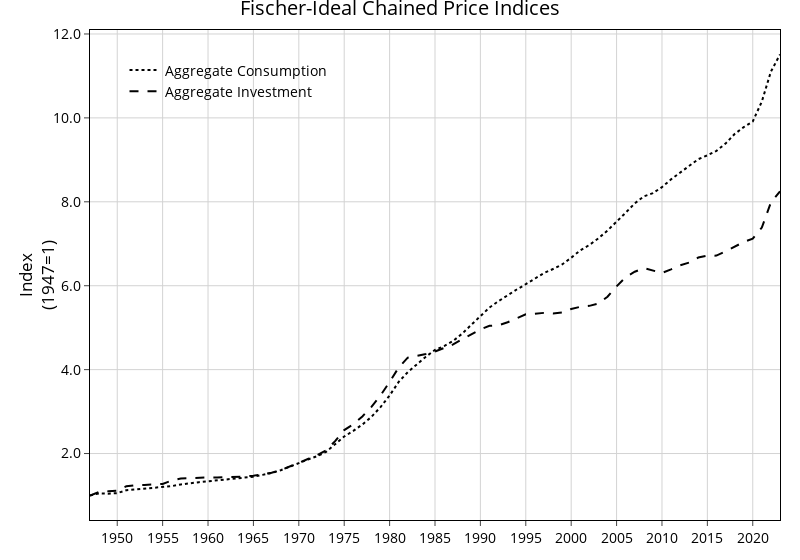

Notebook cell for this chart:
### Markdown cell above
## Plot the relative price of investment and the consumption expenditure share

### Code cell
fig = go.Figure()

fig.add_trace(go.Scatter(
    x       = df_wide["year"], y=df_wide["C_TOT_P"],
    mode    = 'lines',
    name    = "Aggregate Consumption",
    line    = dict(color='black', width=2, dash='dot')
))

fig.add_trace(go.Scatter(
    x       = df_wide["year"], y=df_wide["X_TOT_P"],
    mode    = 'lines',
    name    = "Aggregate Investment",
    line    = dict(color='black', width=2, dash='dash')
))

fig.update_layout(
    title           = "Fischer-Ideal Chained Price Indices",
    yaxis_title     = "Index<br>(1947=1)",
    template        = "none",
    width           = 800
)

apply_standard_plotly_style(fig)

fig.show()

### Figure 1 — Plotly figure (JSON) as saved in the notebook; plotly's stock layout.template omitted (floating-point values rounded to 4 significant figures)
{"data": [{"line": {"color": "black", "dash": "dot", "width": 2}, "mode": "lines", "name": "Aggregate Consumption", "type": "scatter", "x": [1947, 1948, 1949, 1950, 1951, 1952, 1953, 1954, 1955, 1956, 1957, 1958, 1959, 1960, 1961, 1962, 1963, 1964, 1965, 1966, 1967, 1968, 1969, 1970, 1971, 1972, 1973, 1974, 1975, 1976, 1977, 1978, 1979, 1980, 1981, 1982, 1983, 1984, 1985, 1986, 1987, 1988, 1989, 1990, 1991, 1992, 1993, 1994, 1995, 1996, 1997, 1998, 1999, 2000, 2001, 2002, 2003, 2004, 2005, 2006, 2007, 2008, 2009, 2010, 2011, 2012, 2013, 2014, 2015, 2016, 2017, 2018, 2019, 2020, 2021, 2022, 2023], "y": [1, 1.05, 1.044, 1.056, 1.125, 1.143, 1.16, 1.173, 1.192, 1.223, 1.263, 1.298, 1.318, 1.339, 1.358, 1.377, 1.397, 1.421, 1.448, 1.491, 1.536, 1.603, 1.681, 1.77, 1.858, 1.935, 2.04, 2.214, 2.406, 2.54, 2.692, 2.874, 3.108, 3.384, 3.707, 3.94, 4.13, 4.309, 4.47, 4.561, 4.683, 4.859, 5.069, 5.279, 5.48, 5.633, 5.78, 5.91, 6.036, 6.172, 6.301, 6.398, 6.507, 6.667, 6.843, 6.972, 7.129, 7.315, 7.52, 7.739, 7.962, 8.129, 8.207, 8.349, 8.535, 8.701, 8.864, 9.017, 9.107, 9.215, 9.387, 9.616, 9.779, 9.914, 10.39, 11.1, 11.51]}, {"line": {"color": "black", "dash": "dash", "width": 2}, "mode": "lines", "name": "Aggregate Investment", "type": "scatter", "x": [1947, 1948, 1949, 1950, 1951, 1952, 1953, 1954, 1955, 1956, 1957, 1958, 1959, 1960, 1961, 1962, 1963, 1964, 1965, 1966, 1967, 1968, 1969, 1970, 1971, 1972, 1973, 1974, 1975, 1976, 1977, 1978, 1979, 1980, 1981, 1982, 1983, 1984, 1985, 1986, 1987, 1988, 1989, 1990, 1991, 1992, 1993, 1994, 1995, 1996, 1997, 1998, 1999, 2000, 2001, 2002, 2003, 2004, 2005, 2006, 2007, 2008, 2009, 2010, 2011, 2012, 2013, 2014, 2015, 2016, 2017, 2018, 2019, 2020, 2021, 2022, 2023], "y": [1, 1.083, 1.1, 1.117, 1.219, 1.248, 1.25, 1.255, 1.276, 1.357, 1.406, 1.411, 1.425, 1.43, 1.43, 1.438, 1.44, 1.451, 1.473, 1.505, 1.543, 1.603, 1.686, 1.773, 1.869, 1.962, 2.075, 2.296, 2.559, 2.695, 2.885, 3.113, 3.386, 3.707, 4.051, 4.286, 4.322, 4.374, 4.432, 4.518, 4.6, 4.726, 4.847, 4.957, 5.045, 5.057, 5.129, 5.216, 5.318, 5.334, 5.353, 5.336, 5.36, 5.446, 5.498, 5.52, 5.573, 5.738, 5.984, 6.203, 6.334, 6.418, 6.371, 6.305, 6.391, 6.486, 6.553, 6.672, 6.715, 6.717, 6.819, 6.939, 7.041, 7.122, 7.385, 7.984, 8.25]}], "layout": {"font": {"color": "black", "family": "Open Sans", "size": 14}, "legend": {"bgcolor": "rgba(0,0,0,0)", "bordercolor": "rgba(0,0,0,0)", "x": 0.05, "xanchor": "left", "y": 0.95, "yanchor": "top"}, "margin": {"b": 40, "l": 90, "r": 20, "t": 30}, "paper_bgcolor": "white", "plot_bgcolor": "white", "title": {"text": "Fischer-Ideal Chained Price Indices"}, "width": 800, "xaxis": {"dtick": 5, "gridcolor": "lightgray", "linecolor": "black", "linewidth": 1, "mirror": true, "showgrid": true, "showline": true, "tickfont": {"family": "Open Sans", "size": 14}, "ticks": "outside"}, "yaxis": {"gridcolor": "lightgray", "linecolor": "black", "linewidth": 1, "mirror": true, "showgrid": true, "showline": true, "tickfont": {"family": "Open Sans", "size": 14}, "tickformat": ".1f", "ticks": "outside", "title": {"text": "Index<br>(1947=1)"}}}}
